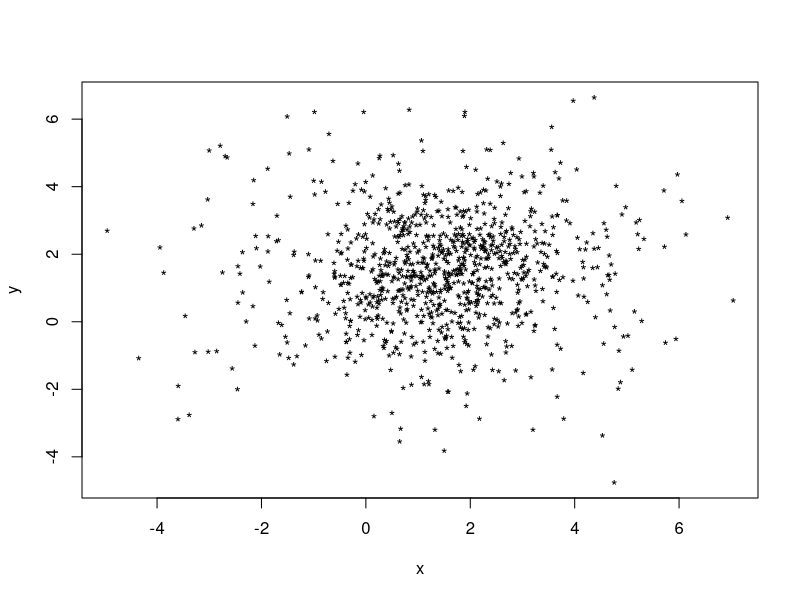
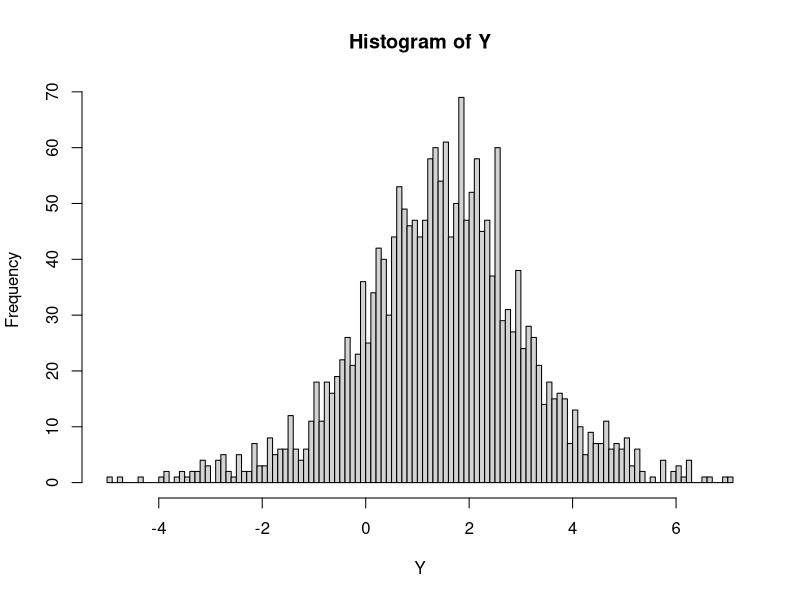
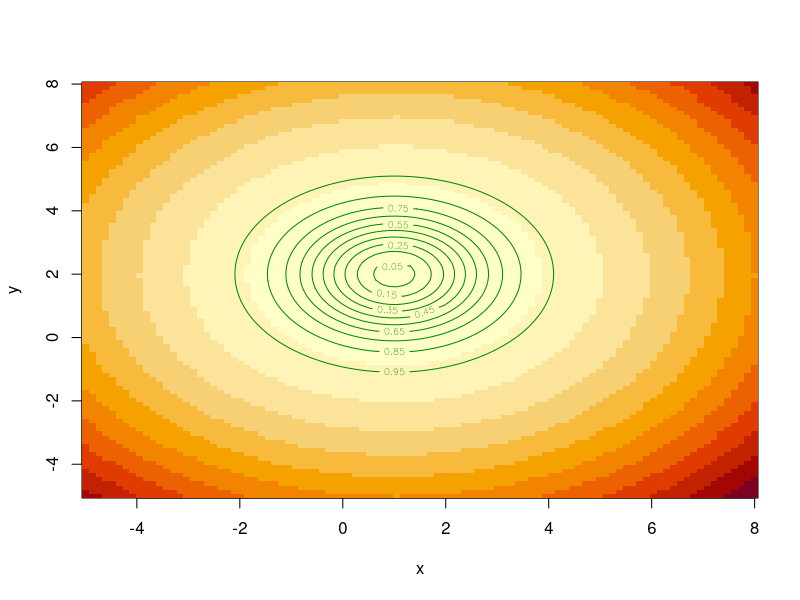
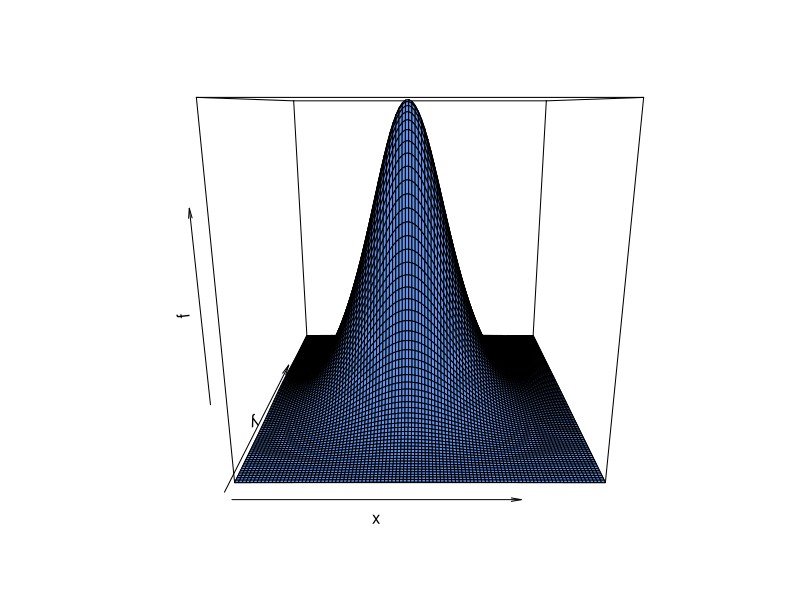
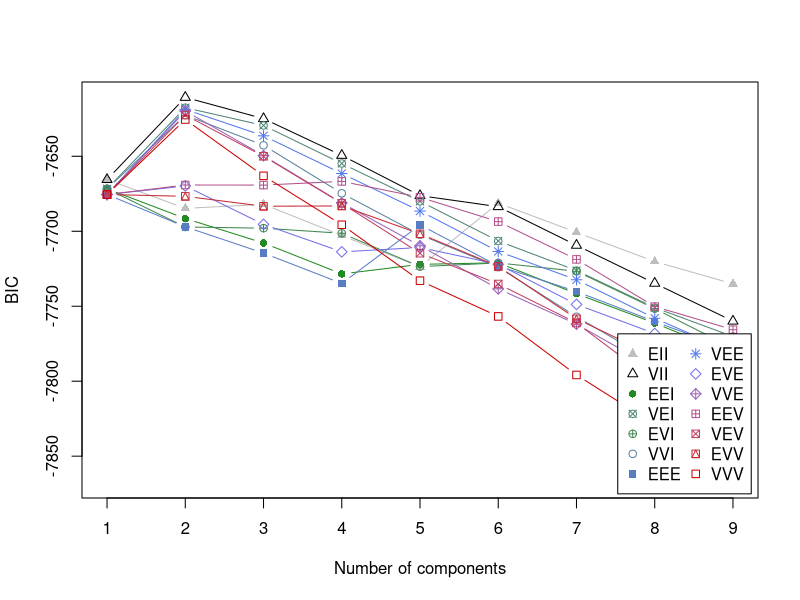
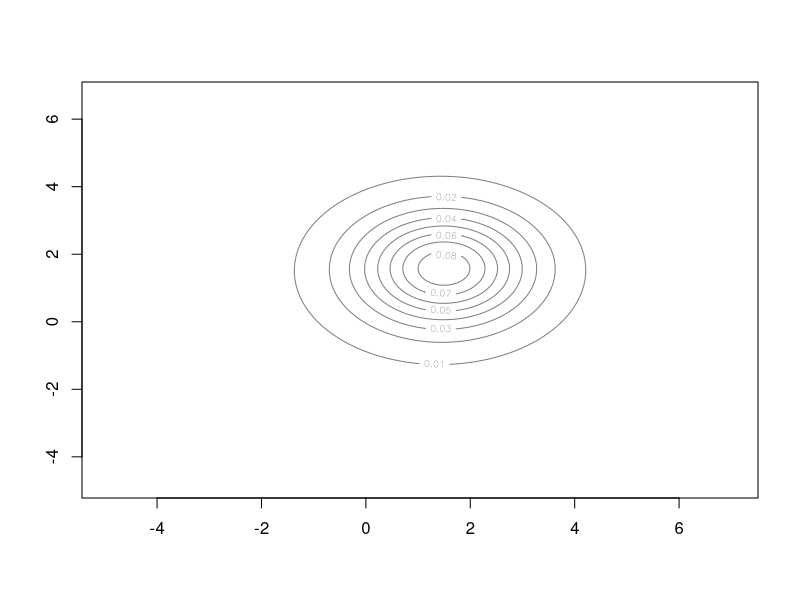
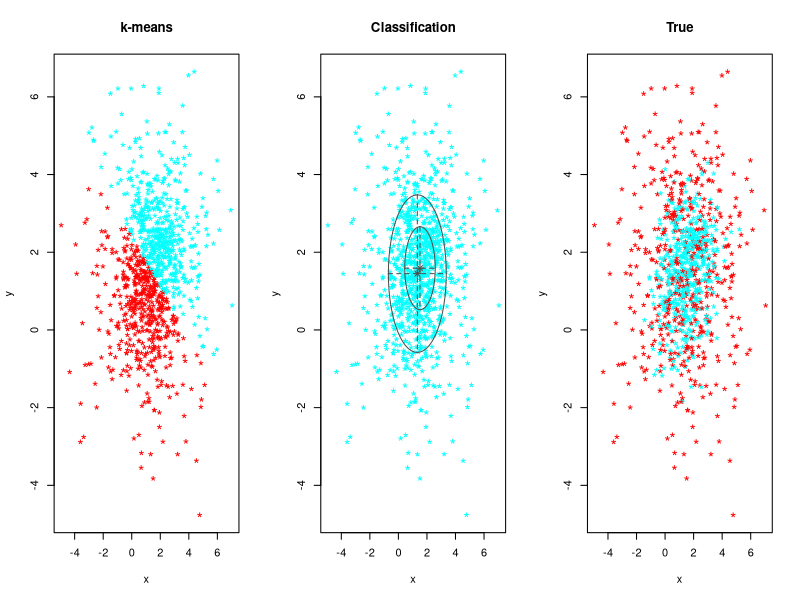
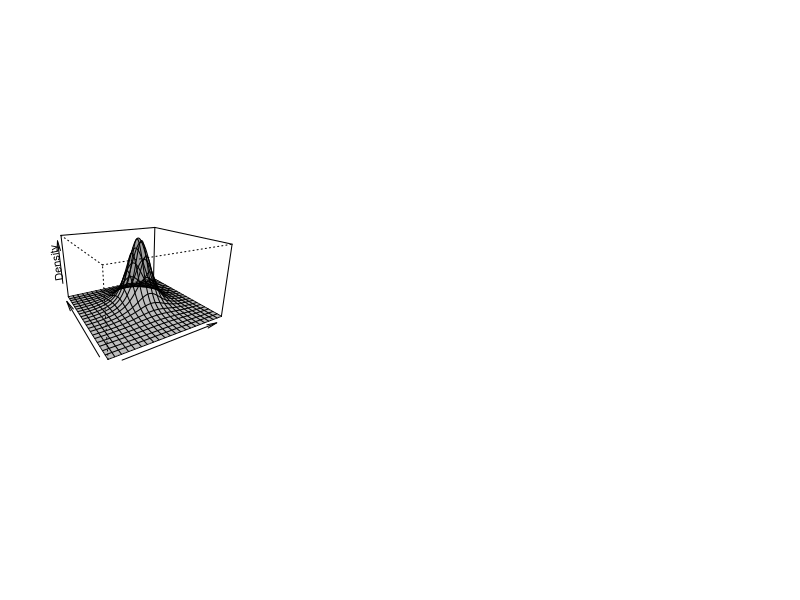

The R source for these figures, in order: (Note: this script raises an error after producing the figures.)
## ---- chunk 1
library(mclust)
library(MASS)
library(mvtnorm)
Q<-qchisq(p=seq(0.05,0.95,by=0.1),df=2)

p = 1/2
N = 1000
 
Z = sample(2, size = N, replace = T, prob = c(p,1-p))
X = matrix(rnorm(2*N,),N,2)
sigma1<-diag(x=1,2)
sigma2<-diag(x=4,2)
mu1 = c(1,2)
mu2 = mu1

Y = matrix(rep(0,2*N),N,2)
Y[Z==1,]<-X[Z==1,]%*%chol(sigma1)+mu1
Y[Z==2,]<-X[Z==2,]%*%chol(sigma2)+mu2



plot(Y,xlab="x",ylab="y",pch="*")
hist(Y,breaks = 100)
## ---- chunk 2
sigmainv1<-solve(sigma1)
sigmainv2<-solve(sigma2)

a1<-sigmainv1[1,1]
b1<-sigmainv1[2,2]
c1<-sigmainv1[1,2]

a2<-sigmainv2[1,1]
b2<-sigmainv2[2,2]
c2<-sigmainv2[1,2]

x<-seq(-6+mu1[1],6+mu1[2],length=100)
y<-seq(-6+mu1[1],6+mu1[2],length=100)
z1<-outer(x,y,function(x,y) (a1*(x-mu1[1])^2+b1*(y-mu1[2])^2+2*c1*(x-mu1[1])*(x-mu1[2])))
z2<-outer(x,y,function(x,y) (a2*(x-mu2[1])^2+b2*(y-mu2[2])^2+2*c2*(x-mu2[1])*(x-mu2[2])))

f1 = 1/(2*pi)*det(sigmainv1)^(-1/2)*exp(-0.5*z1)
f2 = 1/(2*pi)*det(sigmainv2)^(-1/2)*exp(-0.5*z2)
f=p*f1+(1-p)*f2

{
image(x,y,p*z1+(1-p)*z2)
contour(x,y,p*z1+(1-p)*z2,col="green4",levels=Q,labels=seq(from=0.05,to=0.95,by=0.1),add=T)

}

persp(x,y,f,col="cornflowerblue")

## ---- chunk 3
library(mclust)
## ---- chunk 4
mod5 <- Mclust(Y)
summary(mod5)
plot(mod5, what = "BIC")
plot(mod5, what = "density")
## ---- chunk 5
mod5$parameters$pro
mod5$parameters$variance$sigma
mod5$parameters$mean
mod5$classification
## ---- chunk 6
res.kmeans = kmeans(Y, centers = 2, nstart = 50)
res.kmeans
par(mfrow = c(1,3))
plot(Y, col = rainbow(2)[res.kmeans$cluster],main = "k-means",pch = c("*","*"),cex = 1.5,xlab = "x",ylab = "y")
mclust2Dplot(Y,parameters = mod5$parameters,classification = mod5$classification,z = mod5$z,uncertainty = mod5$uncertainty,colors = rainbow(2)[mod5$classification],cex = 1.5,PCH = c(".","."),symbols = c("*","*"),fillEllipses = F,addEllipses = T,xlab = "x",ylab = "y",main = T)
plot(Y, col = rainbow(2)[-Z+3],main = "True",pch = c("*","*"),cex = 1.5,xlab = "x",ylab = "y")

## ---- chunk 7

## ---- chunk 8
plot(mod5, what = "density", type = "persp")
## ---- chunk 9
ncluster = 2 #nombre de cluster
p = 2 # dimension des vecteurs x
x = runif(n = ncluster,min = 0,max = 1)
#####################
pi_k = x/sum(x) # initialisation de p(Z_k) = pi_k de maniere aleatoires.
#####################
mu_k = matrix(runif(ncluster*p,min = min(Y[,1:p]),max = max(Y[,1:p])),p, ncluster) # matrice (p,ncluster) dont la colonne k represente la moyenne de classe k
#####################
Sigma_k = list()
mat = diag(runif(n=p))
for (k in 1:ncluster) { 
  Sigma_k[[paste("sigma",k,sep= "")]] = mat
}
## ---- chunk 10
########################################## initialisation des Tik E-step
E_step = function(Y,mu_k,pi_k,Sigma_k){
  T_ik = matrix(rep(0,nrow(Y)*ncluster),nrow = nrow(Y),ncol = ncluster)
  require(mvtnorm)
  Q_theta = 0
  for (i in 1:nrow(Y)) {
    num = c()
    for (k in 1:ncluster) {
      num[k] = pi_k[k]*dmvnorm(Y[i,],mean = mu_k[,k],sigma = Sigma_k[[k]])
    }
    for (k in 1:ncluster) {
      T_ik[i,k] = num[k]/sum(num)
      Q_theta = Q_theta+T_ik[i,k]*log(num[k])
    }
  }
  return(list(Tik = T_ik,Q_theta = Q_theta))
}
E_res = E_step(Y,mu_k = mu_k,pi_k = pi_k,Sigma_k = Sigma_k)
## ---- chunk 11
################################################################E-M step

EM_step = function(Y,mu_k,pi_k,Sigma_k){
  E_res = E_step(Y,mu_k = mu_k,pi_k = pi_k,Sigma_k = Sigma_k)
  Tik = E_res$Tik
  Sigma_k1 = Sigma_k
  pi_k1=pi_k
  mu_k1=mu_k
  Sigma_k1 = Sigma_k 
  for (k in 1:ncluster){
    pi_k1[k] = 1/nrow(Tik) * sum(Tik[,k])
    mu_k1[,k] = colSums(Y*as.vector(Tik[,k]))/sum(Tik[,k])
    s =c()
    for (i in 1:nrow(Y)) {
      s = s+Tik[i,k]*(Y[i,]-mu_k[,k])%*%t(Y[i,]-mu_k[,k])
    }
      Sigma_k[[paste("sigma",k,sep= "")]] = s/sum(Tik[,k])
  }
  return(list(pi_k = pi_k1, mu_k = mu_k1,Sigma_k = Sigma_k1,Qth = E_res$Q_theta))
}
EM_res = EM_step(Y,mu_k = mu_k,pi_k = pi_k,Sigma_k = Sigma_k)
## ---- chunk 12
EM_algo = function(Y,ncluster,iter = 10,eps = 10^-2){
  
    p = ncol(Y) # dimension des vecteurs x
    x = runif(n = ncluster,min = 0,max = 1)
    #####################
    pi_O = x/sum(x) # initialisation de p(Z_k) = pi_k de maniere aleatoires.
    #####################
    mu_O = matrix(runif(ncluster*p,min = min(Y[,1:p]),max = max(Y[,1:p])),p, ncluster) # matrice (p,ncluster) dont la colonne k represente la moyenne de classe k
    ##################### cobariances matrices
    Sigma_O = list()
    mat = diag(runif(n=p))
    for (k in 1:ncluster) { 
        Sigma_O[[paste("sigma",k,sep= "")]] = mat
    }
    QQ = c()
    for (l in 1:iter) {
      print(l)
      EM_res = EM_step(Y,mu_k = mu_O,pi_k = pi_O,Sigma_k = Sigma_O)
      mu_O=EM_res$mu_k
      pi_O=EM_res$pi_k
      Sigma_O=EM_res$Sigma_k
      QQ[l] = EM_res$Qth
    }
    return(list(pi_k = pi_O, mu_k=mu_O,Sigma_k=Sigma_O,Qth = QQ))
}
## ---- chunk 13
A = EM_algo(Y,ncluster = 2,iter = 10)

## ---- chunk 14
#X1 = rmvnorm(n = 1000,mu1, sigma1)
#X2 = rmvnorm(n = 1000, mu2, sigma2)


#sigma1


X = matrix(rnorm(2*N),N,2) # generate a 1000*2 matrix of random variable iid.
ind = sample(2,nrow(X), replace = T,prob = c(p,1-p))
X1 = X[ind==1,]
X2 = X[ind==2,]

Y1<-X1%*%chol(sigma1)+mu1
Y2<-X2%*%chol(sigma2)+mu2



#plot(Y1,xlab="x",ylab="y",pch="*")
#x<-seq(-4,4,length=100)
#y<-seq(-4,4,length=100)

library(ggplot2)
sigmainv<-solve(sigma1)
a<-sigmainv[1,1]
b<-sigmainv[2,2]
c<-sigmainv[1,2]
z<-outer(x,y,function(x,y) (a*(x-1)^2+b*y^2+2*c*x*y))
image(x,y,z)
contour(x,y,z,col="blue4",levels=Q,labels=seq(from=0.05,to=0.95,by=0.1),add=T)
persp(x,y,1/(2*pi)*det(sigmainv)^(-1/2)*exp(-0.5*z),col="cornflowerblue")

## ---- chunk 15
set.seed(1)
nks = rmultinom(n = 1000,c(1,2),c(1,1), prob = c(1/2, 1/2))
means = c(1,2)
sds = c(1,1/2)
samples = mapply(function(nk, mean, sd){rnorm(nk, mean, sd)}, nks, means, sds)
x = unlist(samples)
hist(x)
## ---- chunk 16
